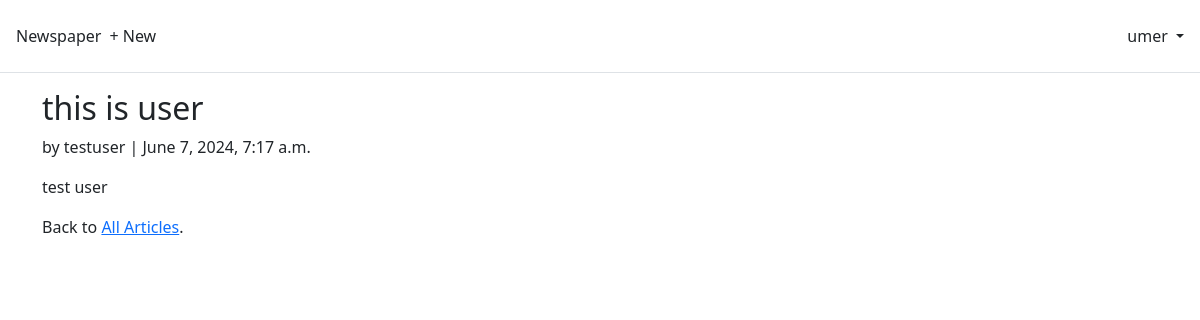
Page /articles/5/ (signed in) on the committed database.
### accounts/models.py (models this page shows)
class CustomUser(AbstractUser):
    age = models.PositiveIntegerField(null=True, blank=True)

### articles/models.py (models this page shows, shortened)
class Article(models.Model):
 title = models.CharField(max_length=255)
 body = models.TextField()
 date = models.DateTimeField(auto_now_add=True)
 author = models.ForeignKey(
 settings.AUTH_USER_MODEL,
 on_delete=models.CASCADE,
 )

### articles/views.py (the view)
# urls.py: path("<int:pk>/", ArticleDetailView.as_view(),
class ArticleDetailView(LoginRequiredMixin, DetailView):  # new
    model = Article
    template_name = "article_detail.html"

### templates/article_detail.html (shortened to what this page needs)
{% extends "base.html" %}
{% block content %}
<div class="article-entry">
 <h2>{{ object.title }}</h2>
 <p>by {{ object.author }} | {{ object.date }}</p>
 <p>{{ object.body }}</p>
</div>
<div>
 <p>Back to <a href="{% url 'article_list' %}">All Articles</a>.</p>
</div>
{% endblock content %}

### templates/base.html (shortened to what this page needs)
<!DOCTYPE html>
<html>
<head>
  <link href="https://cdn.jsdelivr.net/npm/bootstrap@5.2.3/dist/css/bootstrap.min.css" rel="stylesheet"
>
</head>
<body>
  <header class="p-3 mb-3 border-bottom">
    <div class="d-flex flex-wrap align-items-center justify-content-center
        justify-content-lg-start">
      <a class="navbar-brand" href="{% url 'home' %}">Newspaper</a>
      <ul class="nav col-12 col-lg-auto me-lg-auto mb-2 justify-content-center
          mb-md-0">
          {% if user.is_authenticated %}
          <li><a href="{% url 'article_new' %}"
          class="nav-link px-2 link-dark">+ New</a></li>
      </ul>
      <div class="dropdown text-end">
        <a href="#" class="d-block link-dark text-decoration-none dropdown-toggle" id="dropdownUser1"
          data-bs-toggle="dropdown" aria-expanded="false">
          {{ user.username }}
        </a>
      </div>
      {% endif %}
    </div>
  </header>
  <main>
    <div class="container">
      {% block content %}
      {% endblock content %}
    </div>
  </main>
</body>
</html>

### rows in the picture
CustomUser: username "umer"
Article: title "this is user", author "testuser", date "June 7, 2024, 7:17 a.m.", body "test user"
